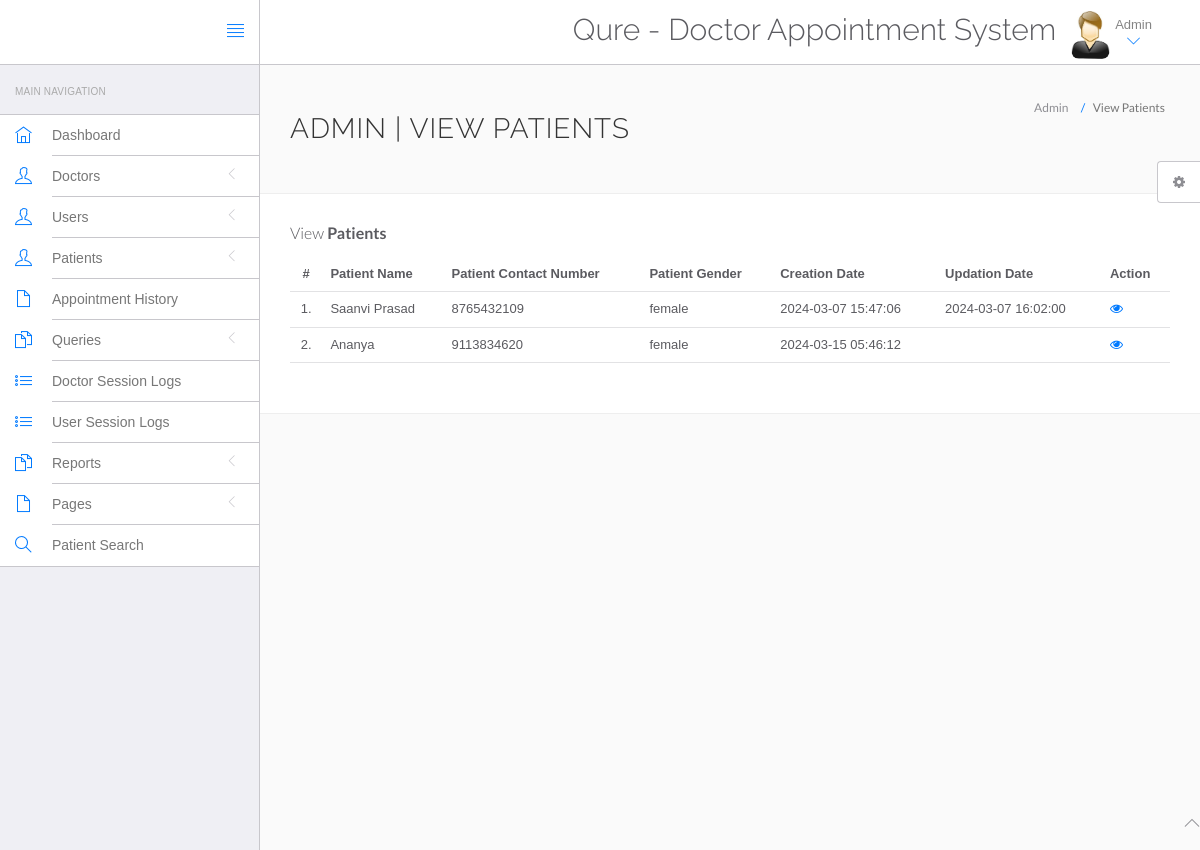
Screenshot of /hospital/hms/admin/manage-patient.php (signed in) with the database file from the repository.
### tables this page shows
CREATE TABLE `tblpatient` (
  `ID` int(10) NOT NULL,
  `Docid` int(10) DEFAULT NULL,
  `PatientName` varchar(200) DEFAULT NULL,
  `PatientContno` bigint(10) DEFAULT NULL,
  `PatientEmail` varchar(200) DEFAULT NULL,
  `PatientGender` varchar(50) DEFAULT NULL,
  `PatientAdd` mediumtext DEFAULT NULL,
  `PatientAge` int(10) DEFAULT NULL,
  `PatientMedhis` mediumtext DEFAULT NULL,
  `CreationDate` timestamp NULL DEFAULT current_timestamp(),
  `UpdationDate` timestamp NULL DEFAULT NULL ON UPDATE current_timestamp()
);

### hospital/hms/admin/manage-patient.php (the view, shortened to what this page needs)
<?php
include('include/config.php');
if(strlen($_SESSION['id']==0)) {
 header('location:logout.php');
  } else{
?>
<!DOCTYPE html>
<html lang="en">
	<head>
		<link rel="stylesheet" href="vendor/bootstrap/css/bootstrap.min.css">
		<link rel="stylesheet" href="vendor/fontawesome/css/font-awesome.min.css">
		<link rel="stylesheet" href="vendor/themify-icons/themify-icons.min.css">
		<link href="vendor/animate.css/animate.min.css" rel="stylesheet" media="screen">
		<link href="vendor/perfect-scrollbar/perfect-scrollbar.min.css" rel="stylesheet" media="screen">
		<link href="vendor/switchery/switchery.min.css" rel="stylesheet" media="screen">
		<link href="vendor/bootstrap-touchspin/jquery.bootstrap-touchspin.min.css" rel="stylesheet" media="screen">
		<link href="vendor/select2/select2.min.css" rel="stylesheet" media="screen">
		<link href="vendor/bootstrap-datepicker/bootstrap-datepicker3.standalone.min.css" rel="stylesheet" media="screen">
		<link href="vendor/bootstrap-timepicker/bootstrap-timepicker.min.css" rel="stylesheet" media="screen">
		<link rel="stylesheet" href="assets/css/styles.css">
		<link rel="stylesheet" href="assets/css/plugins.css">
		<link rel="stylesheet" href="assets/css/themes/theme-1.css" id="skin_color" />
	</head>
	<body>
		<div id="app">
<?php include('include/sidebar.php');?>
<div class="app-content">
<?php include('include/header.php');?>
<div class="main-content" >
<div class="wrap-content container" id="container">
<section id="page-title">
<div class="row">
<div class="col-sm-8">
<h1 class="mainTitle">Admin | View Patients</h1>
</div>
<ol class="breadcrumb">
<li>
<span>Admin</span>
</li>
<li class="active">
<span>View Patients</span>
</li>
</ol>
</div>
</section>
<div class="container-fluid container-fullw bg-white">
<div class="row">
<div class="col-md-12">
<h5 class="over-title margin-bottom-15">View <span class="text-bold">Patients</span></h5>
<table class="table table-hover" id="sample-table-1">
<thead>
<tr>
<th class="center">#</th>
<th>Patient Name</th>
<th>Patient Contact Number</th>
<th>Patient Gender </th>
<th>Creation Date </th>
<th>Updation Date </th>
<th>Action</th>
</tr>
</thead>
<tbody>
<?php
$sql=mysqli_query($con,"select * from tblpatient");
$cnt=1;
while($row=mysqli_fetch_array($sql))
{
?>
<tr>
<td class="center"><?php echo $cnt;?>.</td>
<td class="hidden-xs"><?php echo $row['PatientName'];?></td>
<td><?php echo $row['PatientContno'];?></td>
<td><?php echo $row['PatientGender'];?></td>
<td><?php echo $row['CreationDate'];?></td>
<td><?php echo $row['UpdationDate'];?>
</td>
<td>
<a href="view-patient.php?viewid=<?php echo $row['ID'];?>"><i class="fa fa-eye"></i></a>
</td>
</tr>
<?php
$cnt=$cnt+1;
 }?></tbody>
</table>
</div>
</div>
</div>
</div>
</div>
</div>
</div>
	<?php include('include/footer.php');?>
	<?php include('include/setting.php');?>
	</body>
</html>
<?php } ?>

### hospital/hms/admin/assets/css/themes/theme-1.css (style rules this page uses)
body { background: #FAFAFA; }

### rows the page displays
tblpatient: PatientName "Saanvi Prasad", PatientContno "8765432109", PatientGender "female", CreationDate "2024-03-07 15:47:06", UpdationDate "2024-03-07 16:02:00"
tblpatient: PatientName "Ananya", PatientContno "9113834620", PatientGender "female", CreationDate "2024-03-15 05:46:12"
